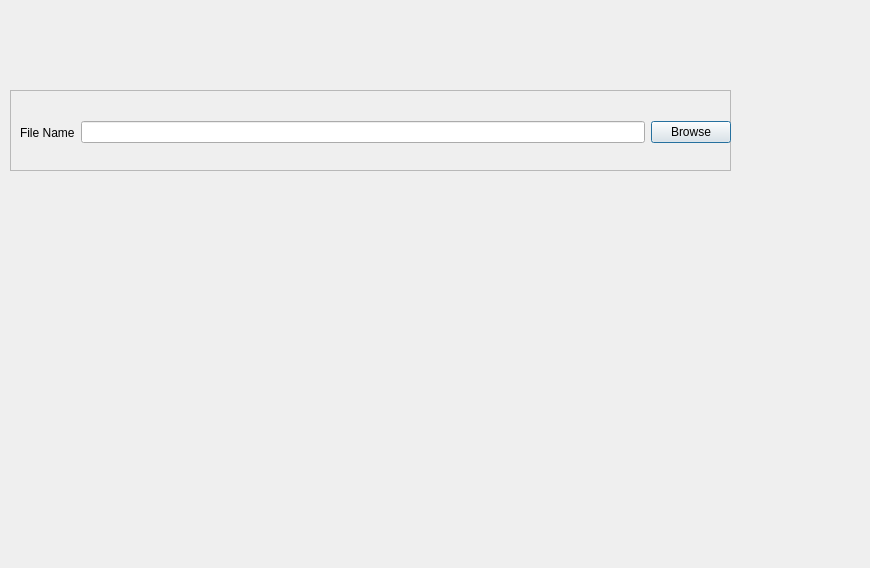
<?xml version="1.0" encoding="UTF-8"?>
<ui version="4.0">
 <class>Dialog</class>
 <widget class="QDialog" name="Dialog">
  <property name="geometry">
   <rect>
    <x>0</x>
    <y>0</y>
    <width>870</width>
    <height>568</height>
   </rect>
  </property>
  <property name="windowTitle">
   <string>Dialog</string>
  </property>
  <widget class="QFrame" name="frame">
   <property name="geometry">
    <rect>
     <x>10</x>
     <y>90</y>
     <width>721</width>
     <height>81</height>
    </rect>
   </property>
   <property name="frameShape">
    <enum>QFrame::StyledPanel</enum>
   </property>
   <property name="frameShadow">
    <enum>QFrame::Raised</enum>
   </property>
   <widget class="QWidget" name="">
    <property name="geometry">
     <rect>
      <x>10</x>
      <y>30</y>
      <width>711</width>
      <height>25</height>
     </rect>
    </property>
    <layout class="QHBoxLayout" name="horizontalLayout">
     <item>
      <widget class="QLabel" name="label">
       <property name="text">
        <string>File Name</string>
       </property>
      </widget>
     </item>
     <item>
      <widget class="QLineEdit" name="lineEdit"/>
     </item>
     <item>
      <widget class="QPushButton" name="pushButton">
       <property name="text">
        <string>Browse</string>
       </property>
      </widget>
     </item>
    </layout>
   </widget>
  </widget>
 </widget>
 <resources/>
 <connections>
  <connection>
   <sender>pushButton</sender>
   <signal>clicked()</signal>
   <receiver>Dialog</receiver>
   <slot>browseSlot()</slot>
   <hints>
    <hint type="sourcelabel">
     <x>695</x>
     <y>135</y>
    </hint>
    <hint type="destinationlabel">
     <x>734</x>
     <y>177</y>
    </hint>
   </hints>
  </connection>
  <connection>
   <sender>lineEdit</sender>
   <signal>returnPressed()</signal>
   <receiver>Dialog</receiver>
   <slot>returnPressedSlot()</slot>
   <hints>
    <hint type="sourcelabel">
     <x>336</x>
     <y>134</y>
    </hint>
    <hint type="destinationlabel">
     <x>734</x>
     <y>217</y>
    </hint>
   </hints>
  </connection>
 </connections>
 <slots>
  <slot>browseSlot()</slot>
  <slot>returnPressedSlot()</slot>
 </slots>
</ui>
